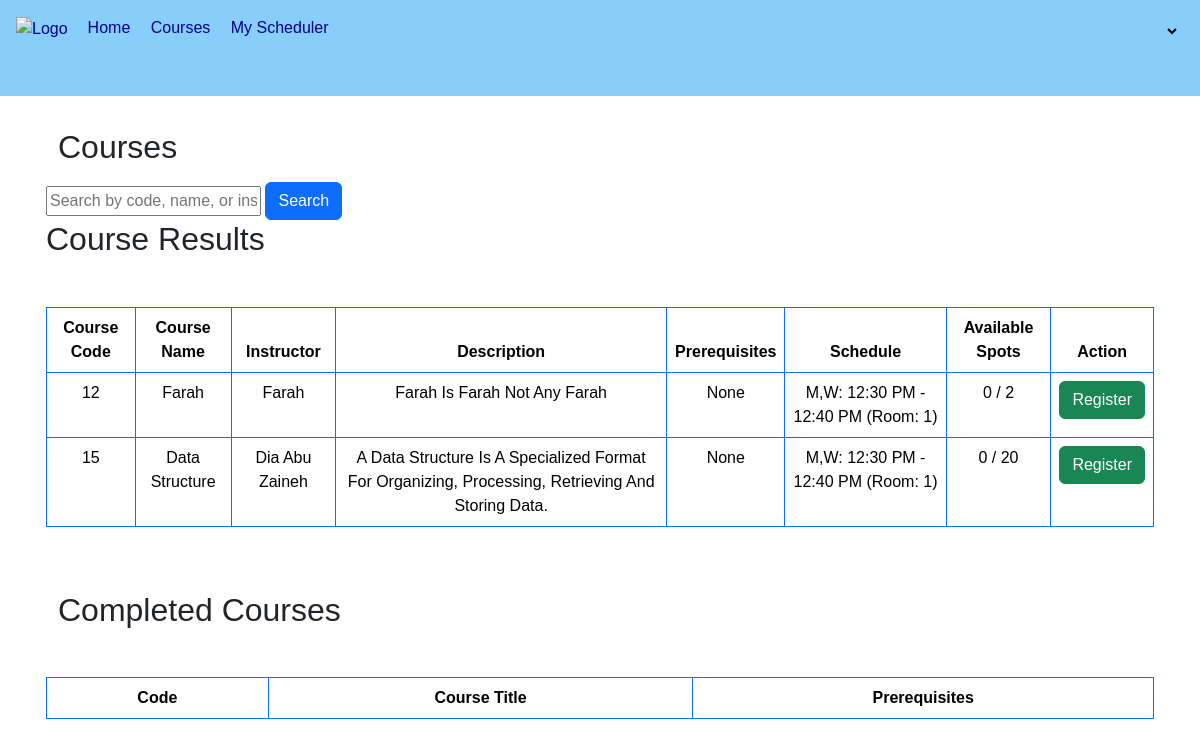
The app's page /courses/, older data.
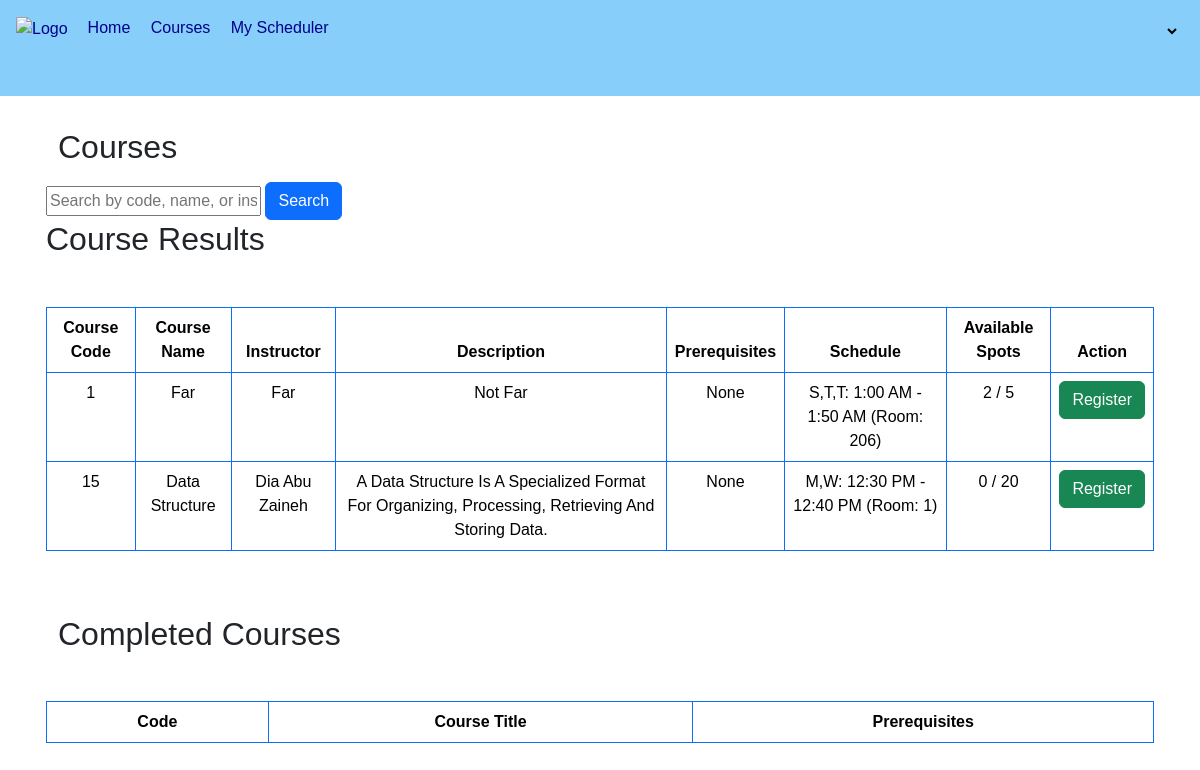
The same page, newer data.
### courses/models.py (models this page shows, shortened)
class Course(models.Model):
    code = models.CharField(max_length=90, unique=True, primary_key=True)
    name = models.CharField(max_length=100, null=True)
    description = models.TextField(null=True)
    instructor = models.CharField(max_length=100, null=True)
    scheduled = models.ForeignKey(CourseSchedule, on_delete=models.PROTECT, related_name='courses')
    prerequisites = models.ManyToManyField('self', blank=True, symmetrical=False)
    capacity = models.IntegerField(null=True)
    students = models.ManyToManyField(Student, related_name='courses',blank=True)
    class Meta:
        indexes = [
            models.Index(fields=['code']),
        ]

class CourseSchedule(models.Model):
    DAY_CHOICES = (
        ('S,T,T', 'Sunday, Tuesday, Thursday'),
        ('M,W', 'Monday, Wednesday')
    )
    days = models.CharField(max_length=50, null=True, choices=DAY_CHOICES)
    start_time = models.TimeField(null=True)
    end_time = models.TimeField(null=True)
    room_no = models.CharField(max_length=10, null=True)

### courses/views.py (the view)
# urls.py: path("",include("courses.urls")),
def courses(request):
    query = request.GET.get('search_query', '')
    student = None
    registered_courses = set()
    completed_courses = []
    if 'student_id' in request.session:
        student = Student.objects.get(id=request.session['student_id'])
        registered_courses = set(StudentRegistration.objects.filter(student=student).values_list('course__code', flat=True))
        completed_courses = StudentRegistration.objects.filter(student=student, completed=True)
        completed_courses_codes = [registration.course.code for registration in completed_courses]
    else:
        completed_courses_codes = []
    courses = Course.objects.filter(
        Q(code__icontains=query) |
        Q(name__icontains=query) |
        Q(instructor__icontains=query)
    ).exclude(code__in=completed_courses_codes)
    course_data = []
    for course in courses:
        prerequisites_met = all(StudentRegistration.objects.filter(student=student, course=prerequisite).exists() for prerequisite in course.prerequisites.all())
        if prerequisites_met:
            registered_students_count = StudentRegistration.objects.filter(course=course).count()
            available_spots = course.capacity - registered_students_count
            course_data.append({
                'course': course,
                'available_spots': available_spots,
                'registered_students_count': registered_students_count,
                'is_registered': course.code in registered_courses,
            })
    context = {
        'student': student,
        'course_data': course_data,
        'query': query,
        'username': request.user.username,
        'completed_courses': completed_courses
    }
    return render(request, "courses/Student/courses.html", context)

### courses/templates/courses/Student/courses.html (shortened to what the changed rows need)
{% load static %}
<!DOCTYPE html>
<html lang="en">
<head>
    <link rel="stylesheet" href="https://cdn.jsdelivr.net/npm/bootstrap@5.3.3/dist/css/bootstrap.min.css">
    <link rel="stylesheet" href="{% static 'css/index.css' %}">
</head>
<body>
    <header>
    <div class="p-3 container">
        <div class="container">
            <h2 class="my-3 mb-3">Courses</h2>
        </div>
        {% if course_data %}
            <h2>Course Results</h2>
            <table class="table table-bordered mt-5 text-center border-primary text-capitalize">
                <thead>
                    <tr>
                        <th>Course Code</th>
                        <th>Course Name</th>
                        <th>Instructor</th>
                        <th>Description</th>
                        <th>Prerequisites</th>
                        <th>Schedule</th>
                        <th>Available Spots</th>
                        <th>Action</th>
                    </tr>
                </thead>
                <tbody>
                    {% for data in course_data %}
                        <tr>
                            <td>{{ data.course.code }}</td>
                            <td>{{ data.course.name }}</td>
                            <td>{{ data.course.instructor }}</td>
                            <td>{{ data.course.description }}</td>
                            <td>
                                {% if data.course.prerequisites.exists %}
                                    {{ data.course.prerequisites.all|join:", " }}
                                {% else %}
                                    None
                                {% endif %}
                            </td>
                            <td>
                                {% if data.course.scheduled %}
                                    {{ data.course.scheduled.days }}: {{ data.course.scheduled.start_time|date:"g:i A" }} - {{ data.course.scheduled.end_time|date:"g:i A" }} (Room: {{ data.course.scheduled.room_no }})
                                {% else %}
                                    No Schedule
                                {% endif %}
                            </td>
                            <td>{{ data.registered_students_count }} / {{ data.course.capacity }}</td>
                            <td>
                                {% if data.is_registered %}
                                    <form method="post" action="{% url 'delete_course' data.course.code %}">
                                        {% csrf_token %}
                                        <button type="submit" class="btn btn-danger">Unregister</button>
                                    </form>
                                {% else %}
                                    <form method="post" action="{% url 'register_course' data.course.code %}">
                                        <button type="submit" class="btn btn-success">Register</button>
                                    </form>
                                {% endif %}
                            </td>
                        </tr>
                    {% endfor %}
                </tbody>
            </table>
        {% else %}
            <p>No courses found.</p>
        {% endif %}
    </div>
    <div class="p-3 container">
        <div class="container">
            <h2 class="my-3 mb-3">Completed Courses</h2>
        </div>
        <table class="table table-bordered mt-5 text-center border-primary text-capitalize">
            <thead>
                <tr>
                    <th>Code</th>
                    <th>Course Title</th>
                    <th>Prerequisites</th>
                </tr>
            </thead>
        </table>
    </div>
</header>
</body>
</html>

Row changes from the older to the newer data that the page shows:
no longer on this page (row unchanged): Course: course.code "12", course.name "Farah", course.instructor "Farah", course.description "Farah Is Farah Not Any Farah", shows "None", course.scheduled.days "M,W", course.scheduled.start_time "12:30 PM", course.scheduled.end_time "12:40 PM", course.scheduled.room_no "1", registered_students_count "0", course.capacity "2"
added Course: course.code "1", course.name "Far", course.instructor "Far", course.description "Not Far", shows "None", course.scheduled.days "S,T,T", course.scheduled.start_time "1:00 AM", course.scheduled.end_time "1:50 AM", course.scheduled.room_no "206", registered_students_count "2", course.capacity "5"
